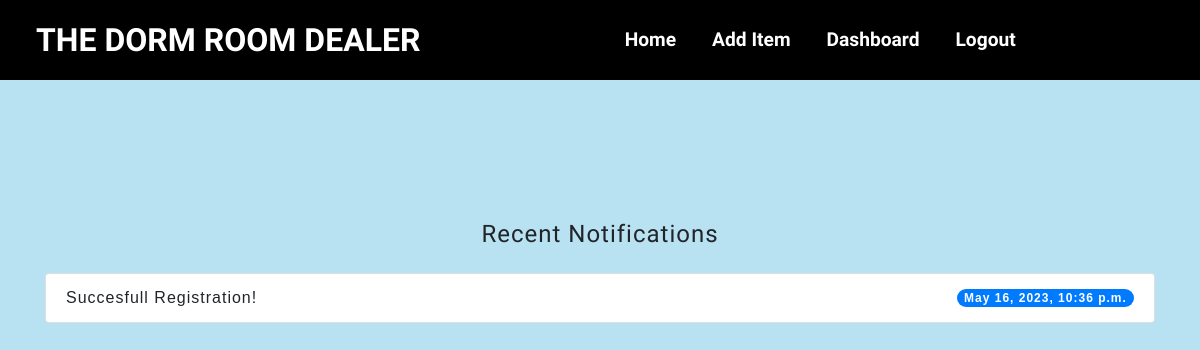
The page /notifications (signed in) on the database its author committed.
### accounts/models.py (models this page shows)
class Notification(models.Model):
    message = models.CharField(max_length=100)
    date = models.DateTimeField(auto_now_add=True)
    seen = models.BooleanField(default=False)
    def __str__(self):
        return self.message

### accounts/views.py (the view)
# urls.py: path('notifications', views.notifications, name="notifications"),
@login_required(login_url='login')
def notifications(request):
    user = request.user
    show_notifications_link = False
    notifications = user.notifications.all().order_by('-date')
    for notification in notifications:
        if notification.seen == False:
            notification.seen = True
            notification.save()
    notifications = notifications[:10]
    for notification in notifications:
        print(notification)
    print('hello')
    return render(request, "notifications.html", {'notifications': notifications})

### templates/notifications.html (shortened to what this page needs)
{% extends 'base.html' %}
{% block content %}
  <div class="container">
    <h4 class="text-center mb-4">Recent Notifications</h4>
    <ul class="list-group">
      {% for notification in notifications|slice:":10" %}
        <li class="list-group-item d-flex justify-content-between align-items-center">
          <span>{{ notification.message }}</span>
          <span class="badge badge-primary badge-pill">{{ notification.date }}</span>
        </li>
      {% endfor %}
    </ul>
  </div>
{% endblock %}

### static/css/nav.css (style rules this page uses)
body { margin: 0; padding: 0; }
h4 { font-family: 'Barlow Semi Condensed', sans-serif; }
.container { width: 100%; margin-top: 140px; font-family: sans-serif ; letter-spacing: 1px; }

### templates/notifications.html (style rules this page uses)
body { background-color: #B8E2F2; }

### rows shown on the page
Notification: message "Succesfull Registration!", date "May 16, 2023, 10:36 p.m."
